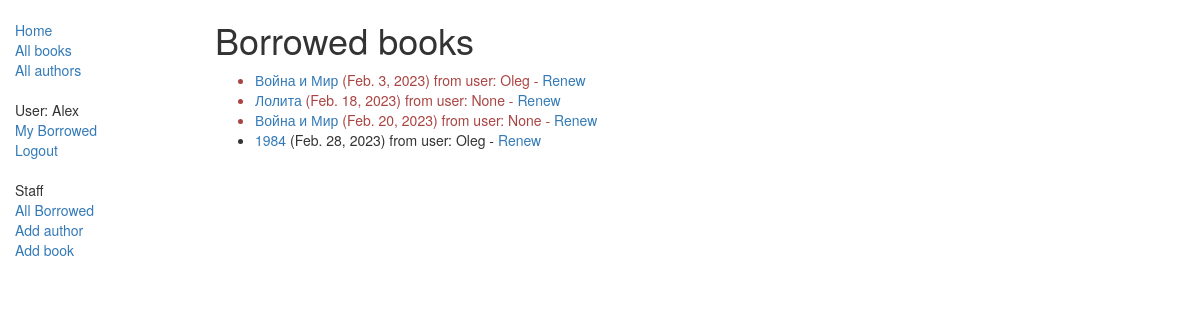
/catalog/allborrowed/ (signed in), run on the app's committed database.
### catalog/models.py (models this page shows, shortened)
class BookInstance(models.Model):
    id = models.UUIDField(primary_key=True, default=get_default_field_id,
                          help_text="Unique ID for this particular book across whole library")
    book = models.ForeignKey(Book, on_delete=models.SET_NULL, null=True)
    imprint = models.CharField(max_length=200)
    due_back = models.DateField(null=True, blank=True)
    borrower = models.ForeignKey(User, on_delete=models.SET_NULL, null=True, blank=True)
    LOAD_STATUS = (
        ("m", "Maitenance"),
        ("o", "On load"),
        ("a", "Available"),
        ("r", "Reserved")
    )
    status = models.CharField(max_length=1, choices=LOAD_STATUS, default='m',
                              blank=True, help_text="Book availability")
    class Meta:
        ordering = ["due_back"]
        permissions = (("can_mark_returned", "Set book as returned"),)
    @property
    def is_overdue(self):
        if self.due_back and date.today() > self.due_back:
            return True
        return False

class Book(models.Model):
    title = models.CharField(max_length=200)
    author = models.ForeignKey(Autor, on_delete=models.SET_NULL, null=True)
    genre = models.ManyToManyField(Genre, help_text="Select a genre")
    isbn = models.CharField("ISBN", max_length=13, help_text="ISBN number")
    summary = models.TextField(max_length=2000, help_text="Enter a brief description of the book")
    language = models.ForeignKey(Language, on_delete=models.SET_NULL, null=True)
    class Meta:
        ordering = ["isbn"]
    def display_genre(self):
        return ", ".join([genre.name for genre in self.genre.all()[:3]])
    display_genre.short_description = "Genre"

### catalog/views.py (the view)
class AllBorrowedListView(BaseExceptions, PermissionRequiredMixin, generic.ListView):
    permission_required = ('catalog.can_mark_returned', 'catalog.can_edit')
    model = BookInstance
    context_object_name = "allborrowed"
    template_name = "catalog/list_borrowed_user.html"
    paginate_by = 10
    def get_queryset(self):
        return BookInstance.objects.filter(status__exact="o").order_by("due_back")

### integration/exception.py (called while the page is built)
    def dispatch(self, request, *arg, **kwargs):
        try:
            response = super().dispatch(request, *arg, **kwargs)
        except Exception as e:
            logger.error(f"Generic global Except, Exception message: {str(e)}")
            return self.response({"error_message": e.message}, status=400)
        if isinstance(response, (dict, list)):
            return self._response(response)
        else:
            return response

### catalog/templates/catalog/list_borrowed_user.html
{% extends "base_template.html" %}
{% block content %}
    <h1>Borrowed books</h1>
    {% if allborrowed %}
    <ul>
      {% for borrowed in allborrowed %}
      <li class="{% if borrowed.is_overdue %}text-danger{% endif %}">
        <a href="{% url 'book-detail' borrowed.book.pk %}">{{ borrowed.book.title }}</a>
          ({{ borrowed.due_back }}) from user: {{ borrowed.borrower }}
          {% if perms.catalog.can_mark_returned %}- <a href="{% url 'renew-book-librarian' borrowed.id %}">Renew</a>  {% endif %}
      </li>
      {% endfor %}
    </ul>
    {% else %}
      <p>There are no borrowed.</p>
    {% endif %}
{% endblock %}

### catalog/templates/base_template.html (shortened to what this page needs)
<!DOCTYPE html>
<html lang="en">
<head>
  <link rel="stylesheet" href="https://maxcdn.bootstrapcdn.com/bootstrap/3.3.7/css/bootstrap.min.css">
  {% load static %}
  <link rel="stylesheet" href="{% static 'css/styles.css' %}">
</head>
<body>
  <div class="container-fluid">
    <div class="row">
      <div class="col-sm-2">
        {% block sidebar %}
            <ul class="sidebar-nav">
                <li><a href="{% url 'index' %}">Home</a></li>
                <li><a href="{% url 'books' %}">All books</a></li>
                <li><a href="{% url 'authors' %}">All authors</a></li>
            </ul>
            <ul class="sidebar-nav">
                {% if user.is_authenticated %}
                    <li>User: {{ user.get_username }}</li>
                    <li><a href="{% url 'my-borrowed' %}">My Borrowed</a> </li>
                    <li><a href="{% url 'logout'%}?next={{request.path}}">Logout</a></li>
                    {% else %}
                        <li><a href="{% url 'login'%}?next={{request.path}}">Login</a></li>
                    {% endif %}
            </ul>
            <ul class="sidebar-nav">
                {% if perms.catalog.can_mark_returned %}
                    <li>Staff</li>
                    <li><a href="{% url 'all-borrowed' %}">All Borrowed</a> </li>
                    <li><a href="{% url 'author-create' %}">Add author</a> </li>
                    <li><a href="{% url 'book-create' %}">Add book</a> </li>
                {% endif %}
            </ul>
     {% endblock %}
      </div>
      <div class="col-sm-10 ">
      {% block content %}{% endblock %}
      </div>
    </div>
  </div>
</body>
</html>

### catalog/static/css/styles.css (style rules this page uses)
.sidebar-nav { margin-top: 20px; padding: 0; list-style: none; }

### data on the page
BookInstance: book "Война и Мир", due_back "Feb. 3, 2023", borrower "Oleg"
BookInstance: book "Лолита", due_back "Feb. 18, 2023", borrower "None"
BookInstance: book "Война и Мир", due_back "Feb. 20, 2023", borrower "None"
BookInstance: book "1984", due_back "Feb. 28, 2023", borrower "Oleg"

### other printed values
{{ user.get_username }} "Alex"
